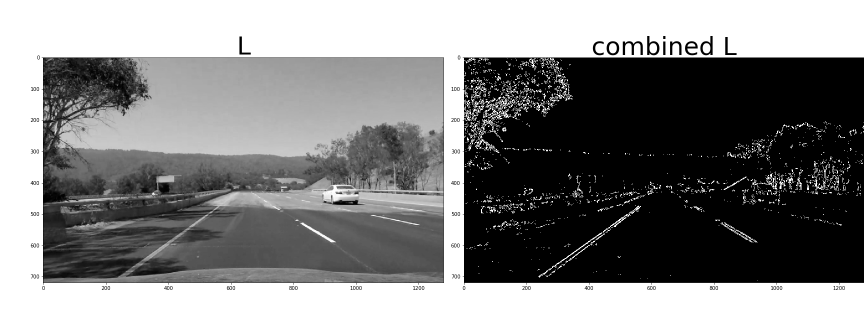
#> input picture Writeup/images/L_sobel.png, 1728 x 648 px (shown at 1/2 size); its folder holds only this picture in this run
$ python -i Functions.py   (imports and definitions only)   (older library calls are emulated)
#> lines starting #> are read from the running program, lines starting #| are printed output that depends on the picture; after the words box and inside, x2 and y2 are one past the last pixel; in counts of white or black regions, pixels touching at a corner belong together
# P4 Functions

import numpy as np
import cv2
import glob
import matplotlib.pyplot as plt
import matplotlib.image as mpimg
import pickle

# # Define functions to be used throughout project

# In[2]:

# [80 lines left out: functions loadImage, calibrateLens, undistortImage, not called in this run]

def abs_sobel_thresh(image, orient='x', sobel_kernel=3, thresh=(0, 255)):
    # Calculate directional gradient
    # Apply threshold
    if orient == 'x':
        abs_sobel = np.absolute(cv2.Sobel(image, cv2.CV_64F, 1, 0))
    if orient == 'y':
        abs_sobel = np.absolute(cv2.Sobel(image, cv2.CV_64F, 0, 1))
    # Rescale back to 8 bit integer
    scaled_sobel = np.uint8(255*abs_sobel/np.max(abs_sobel))
    # Create a copy and apply the threshold
    binary_output = np.zeros_like(scaled_sobel)
    # Here I'm using inclusive (>=, <=) thresholds, but exclusive is ok too
    binary_output[(scaled_sobel >= thresh[0]) & (scaled_sobel <= thresh[1])] = 1

    return binary_output

def mag_thresh(image, sobel_kernel=3, mag_thresh=(0, 255)):
    # Calculate gradient magnitude
    # Apply threshold
    sobelx = cv2.Sobel(image, cv2.CV_64F,1,0, ksize=sobel_kernel)
    sobely = cv2.Sobel(image, cv2.CV_64F,0,1, ksize=sobel_kernel)
    mag = np.sqrt(sobelx**2 + sobely**2)
    scaled = np.uint8(255*mag/np.max(mag))
    mag_binary = np.zeros_like(scaled)
    mag_binary[(scaled >= mag_thresh[0]) & (scaled <= mag_thresh[1])] = 1
    return mag_binary

def dir_threshold(image, sobel_kernel=3, thresh=(0, np.pi/2)):
    # Calculate gradient direction
    # Apply threshold
    sobelx = cv2.Sobel(image, cv2.CV_64F,1,0, ksize=sobel_kernel)
    sobely = cv2.Sobel(image, cv2.CV_64F,0,1, ksize=sobel_kernel)
    absx = np.absolute(sobelx)
    absy = np.absolute(sobely)
    grad_dir = np.arctan2(absy, absx)
    dir_binary = np.zeros_like(grad_dir)
    dir_binary[(grad_dir >= thresh[0]) & (grad_dir <= thresh[1])] = 1
    return dir_binary

# [61 lines left out: functions showImages, show4images, warp, not called in this run]

def generate_binary_img(image, ksize = 7):
	#image = cv2.cvtColor(color_img,cv2.COLOR_RGB2GRAY)

    # Choose a Sobel kernel size
    # ksize = 5 # Choose a larger odd number to smooth gradient measurements

    # Apply each of the thresholding functions
    gradx = abs_sobel_thresh(image, orient='x', sobel_kernel=ksize, thresh=(30, 100))
    grady = abs_sobel_thresh(image, orient='y', sobel_kernel=ksize, thresh=(30, 100))
    mag_binary = mag_thresh(image, sobel_kernel=ksize, mag_thresh=(30, 100))
    dir_binary = dir_threshold(image, sobel_kernel=ksize, thresh=(.7, 1.3))

    combined = np.zeros_like(dir_binary)
    combined[((gradx == 1) & (grady == 1)) | ((mag_binary == 1) & (dir_binary == 1))] = 1

    return combined

# [142 lines left out: functions mask, start_sliding_window, continue_sliding_window, not called in this run]

>>> import cv2
>>> picture = cv2.cvtColor(cv2.imread('Writeup/images/L_sobel.png'), cv2.COLOR_BGR2RGB)
#> picture is the input picture: shape (648, 1728, 3); min 0, max 255, mean 131
>>> result = generate_binary_img(picture)
#> in generate_binary_img, `gradx = abs_sobel_thresh(image, orient='x', sobel_kernel=ksize, thresh..`:
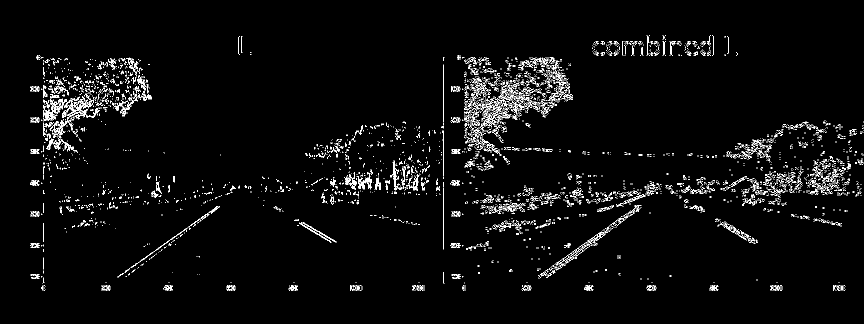
#> gradx: shape (648, 1728, 3) (shown at 1/2 size); values 0 (black) and 1 (white), 3% white in thin lines or dots, all inside (x1, y1, x2, y2) = (60, 71, 1727, 581)
#> in generate_binary_img, `grady = abs_sobel_thresh(image, orient='y', sobel_kernel=ksize, thresh..`: grady: shape (648, 1728, 3); values 0 (black) and 1 (white), 4.2% white in thin lines or dots, all inside (x1, y1, x2, y2) = (60, 71, 1728, 581)
#> in mag_thresh, `sobely = cv2.Sobel(image, cv2.CV_64F,0,1, ksize=sobel_kernel)`:
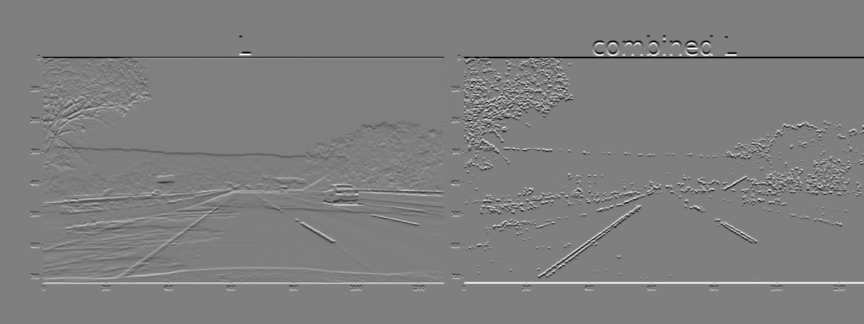
#> sobely: shape (648, 1728, 3) float64 (shown at 1/2 size); min -163200, max 163200, mean 0; drawn with min black and max white
#> in generate_binary_img, `mag_binary = mag_thresh(image, sobel_kernel=ksize, mag_thresh=(30, 100))`:
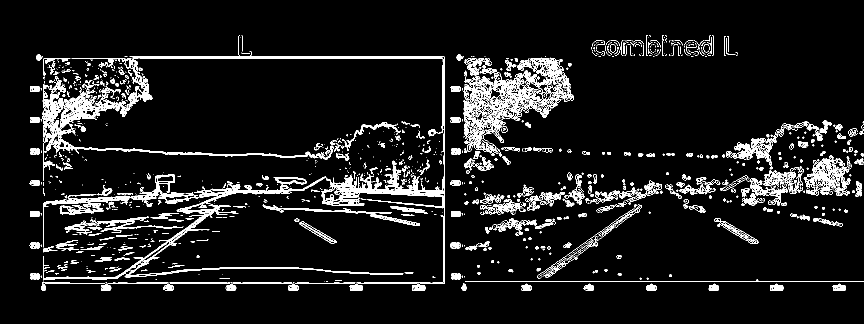
#> mag_binary: shape (648, 1728, 3) (shown at 1/2 size); values 0 (black) and 1 (white), 7.7% white in thin lines or dots, all inside (x1, y1, x2, y2) = (59, 70, 1728, 582)
#> in dir_threshold, `absy = np.absolute(sobely)`:
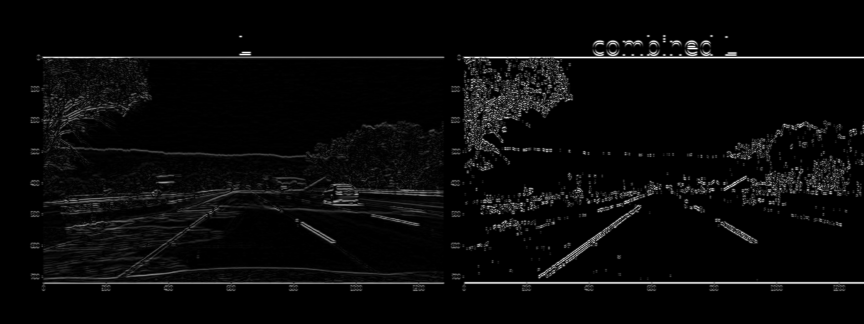
#> absy: shape (648, 1728, 3) float64 (shown at 1/2 size); min 0, max 163200, mean 5710.9; drawn with min black and max white
#> in dir_threshold, `grad_dir = np.arctan2(absy, absx)`:
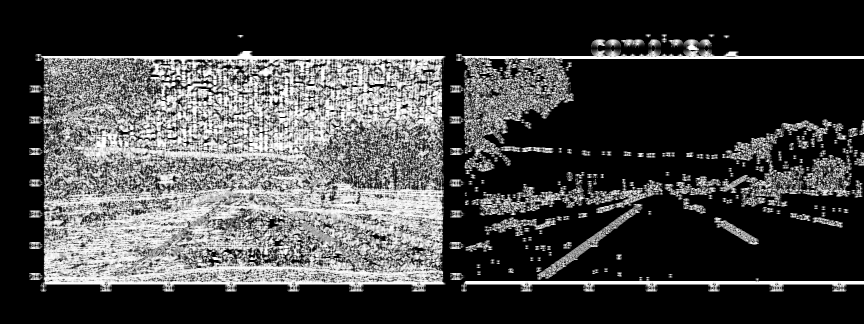
#> grad_dir: shape (648, 1728, 3) float64 (shown at 1/2 size); min 0, max 1.57, mean 0.415; drawn with min black and max white
#> in generate_binary_img, `dir_binary = dir_threshold(image, sobel_kernel=ksize, thresh=(.7, 1.3))`:
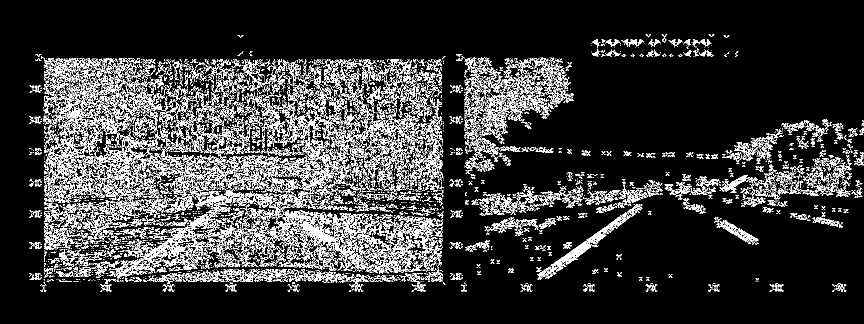
#> dir_binary: shape (648, 1728, 3) float64 (shown at 1/2 size); values 0 (black) and 1 (white), 14.9% white in thin lines or dots, all inside (x1, y1, x2, y2) = (58, 69, 1727, 583)
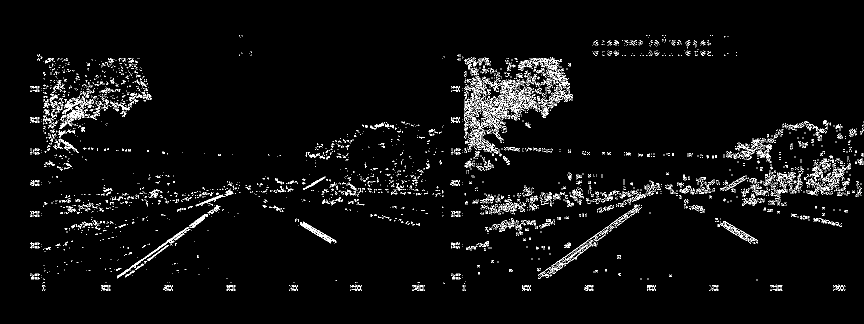
#> result: shape (648, 1728, 3) float64 (shown at 1/2 size); values 0 (black) and 1 (white), 3.4% white in thin lines or dots, all inside (x1, y1, x2, y2) = (60, 70, 1727, 582)

$ run again, on Writeup/images/R_sobels.png
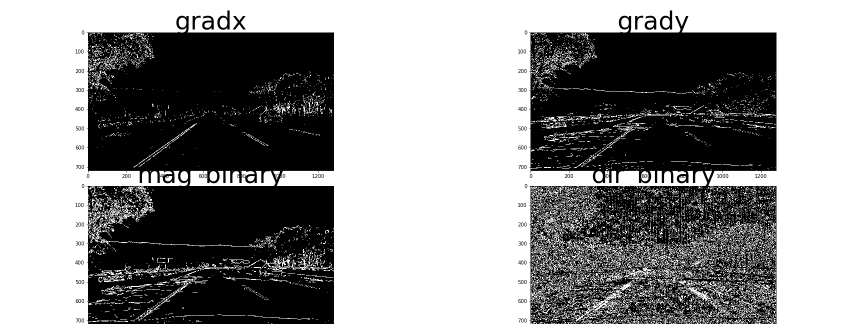
#> input picture Writeup/images/R_sobels.png, 1728 x 648 px (shown at 1/2 size)
#> picture is the input picture: shape (648, 1728, 3); min 0, max 255, mean 143.8
#> in generate_binary_img, `gradx = abs_sobel_thresh(image, orient='x', sobel_kernel=ksize, thresh..`:
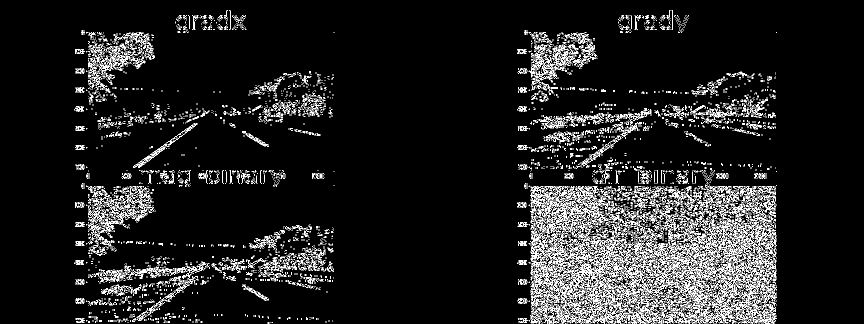
#> gradx: shape (648, 1728, 3) (shown at 1/2 size); values 0 (black) and 1 (white), 7.4% white in thin lines or dots, all inside (x1, y1, x2, y2) = (149, 20, 1554, 648)
#> grady: shape (648, 1728, 3); values 0 (black) and 1 (white), 7% white in thin lines or dots, all inside (x1, y1, x2, y2) = (149, 20, 1554, 647)
#> mag_binary: shape (648, 1728, 3); values 0 (black) and 1 (white), 14.5% white in thin lines or dots, all inside (x1, y1, x2, y2) = (148, 19, 1555, 648)
#> dir_binary: shape (648, 1728, 3) float64; values 0 (black) and 1 (white), 10.6% white in thin lines or dots, all inside (x1, y1, x2, y2) = (147, 18, 1556, 647)
#> `result = generate_binary_img(picture)`:
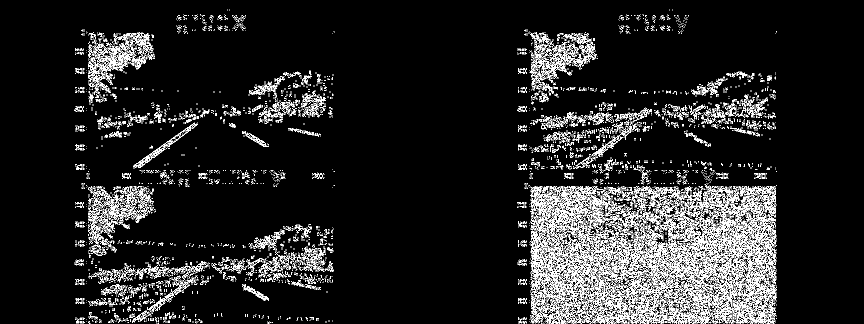
#> result: shape (648, 1728, 3) float64 (shown at 1/2 size); values 0 (black) and 1 (white), 8.9% white in thin lines or dots, all inside (x1, y1, x2, y2) = (149, 19, 1554, 647)

$ run again, on Writeup/images/S_sobel.png
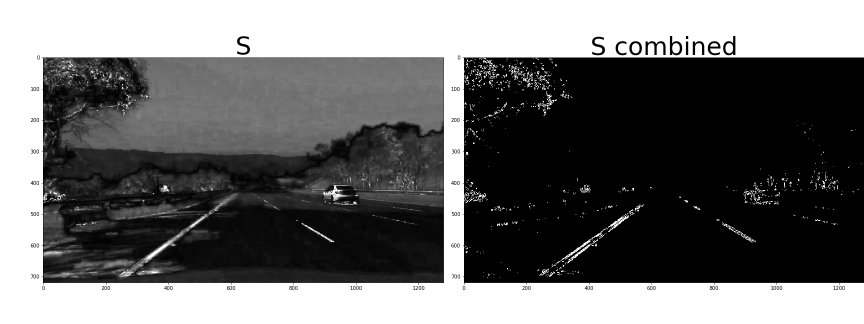
#> input picture Writeup/images/S_sobel.png, 1728 x 648 px (shown at 1/2 size)
#> picture is the input picture: shape (648, 1728, 3); min 0, max 255, mean 109.8
#> in generate_binary_img, `gradx = abs_sobel_thresh(image, orient='x', sobel_kernel=ksize, thresh..`:
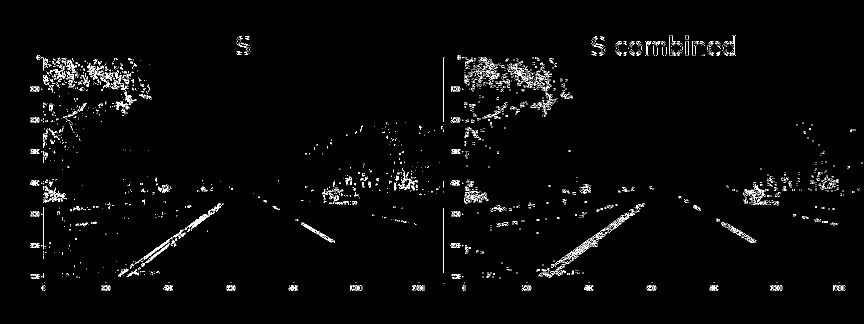
#> gradx: shape (648, 1728, 3) (shown at 1/2 size); values 0 (black) and 1 (white), 1.9% white in thin lines or dots, all inside (x1, y1, x2, y2) = (60, 71, 1725, 581)
#> grady: shape (648, 1728, 3); values 0 (black) and 1 (white), 2.5% white in thin lines or dots, all inside (x1, y1, x2, y2) = (60, 71, 1728, 581)
#> mag_binary: shape (648, 1728, 3); values 0 (black) and 1 (white), 4.7% white in thin lines or dots, all inside (x1, y1, x2, y2) = (59, 70, 1728, 582)
#> dir_binary: shape (648, 1728, 3) float64; values 0 (black) and 1 (white), 13% white in thin lines or dots, all inside (x1, y1, x2, y2) = (58, 69, 1727, 583)
#> `result = generate_binary_img(picture)`:
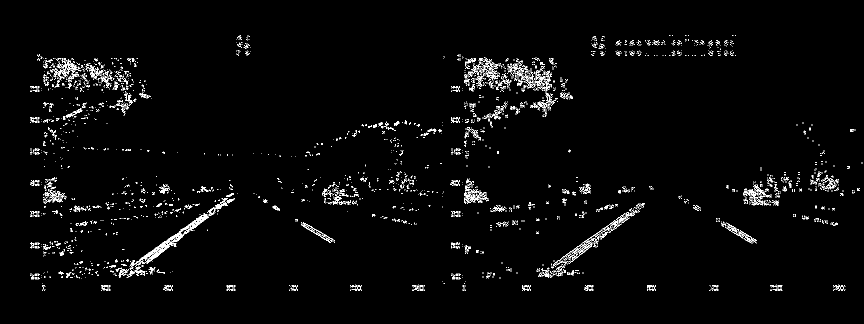
#> result: shape (648, 1728, 3) float64 (shown at 1/2 size); values 0 (black) and 1 (white), 2.2% white in thin lines or dots, all inside (x1, y1, x2, y2) = (60, 70, 1725, 582)
